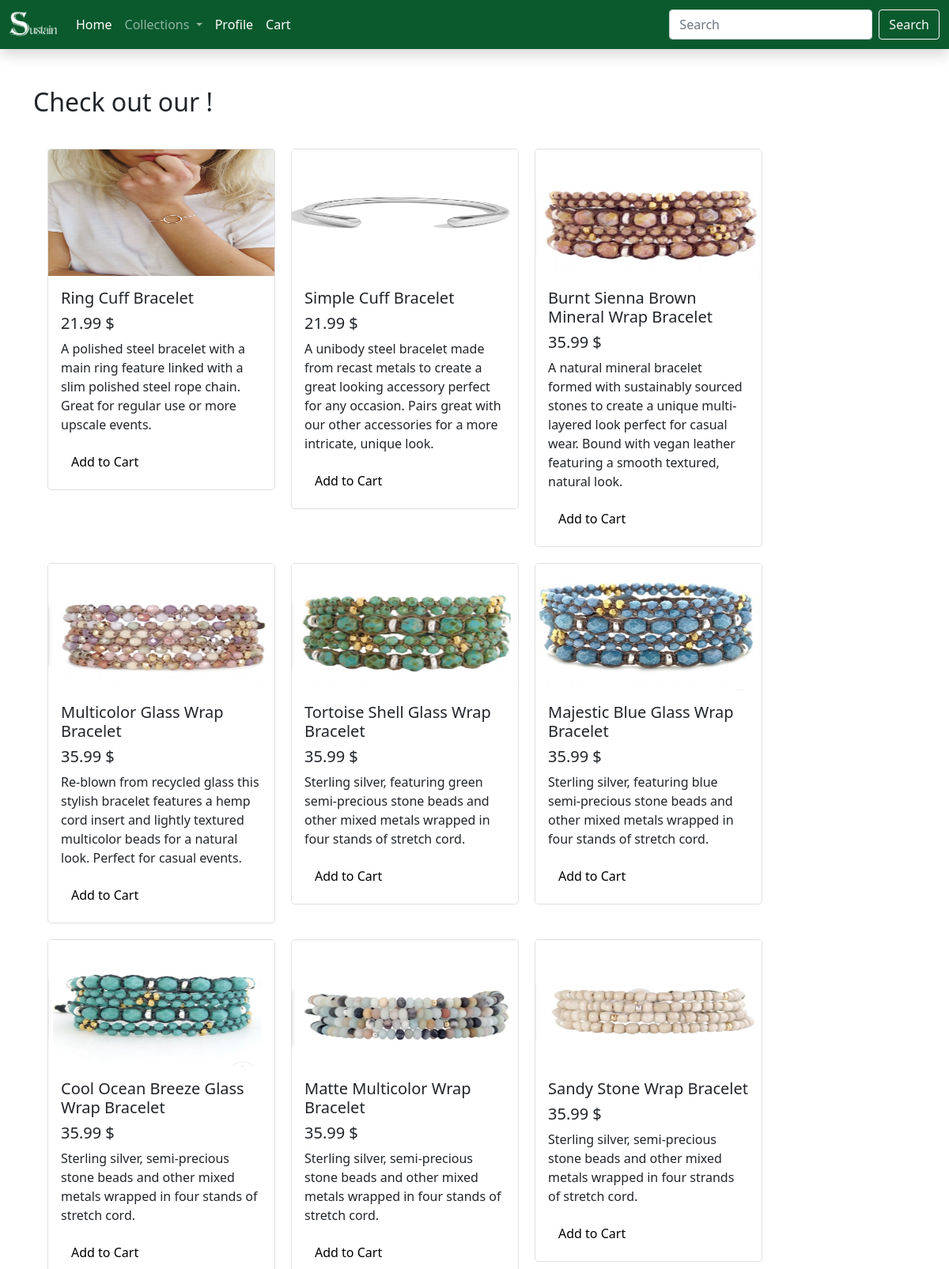
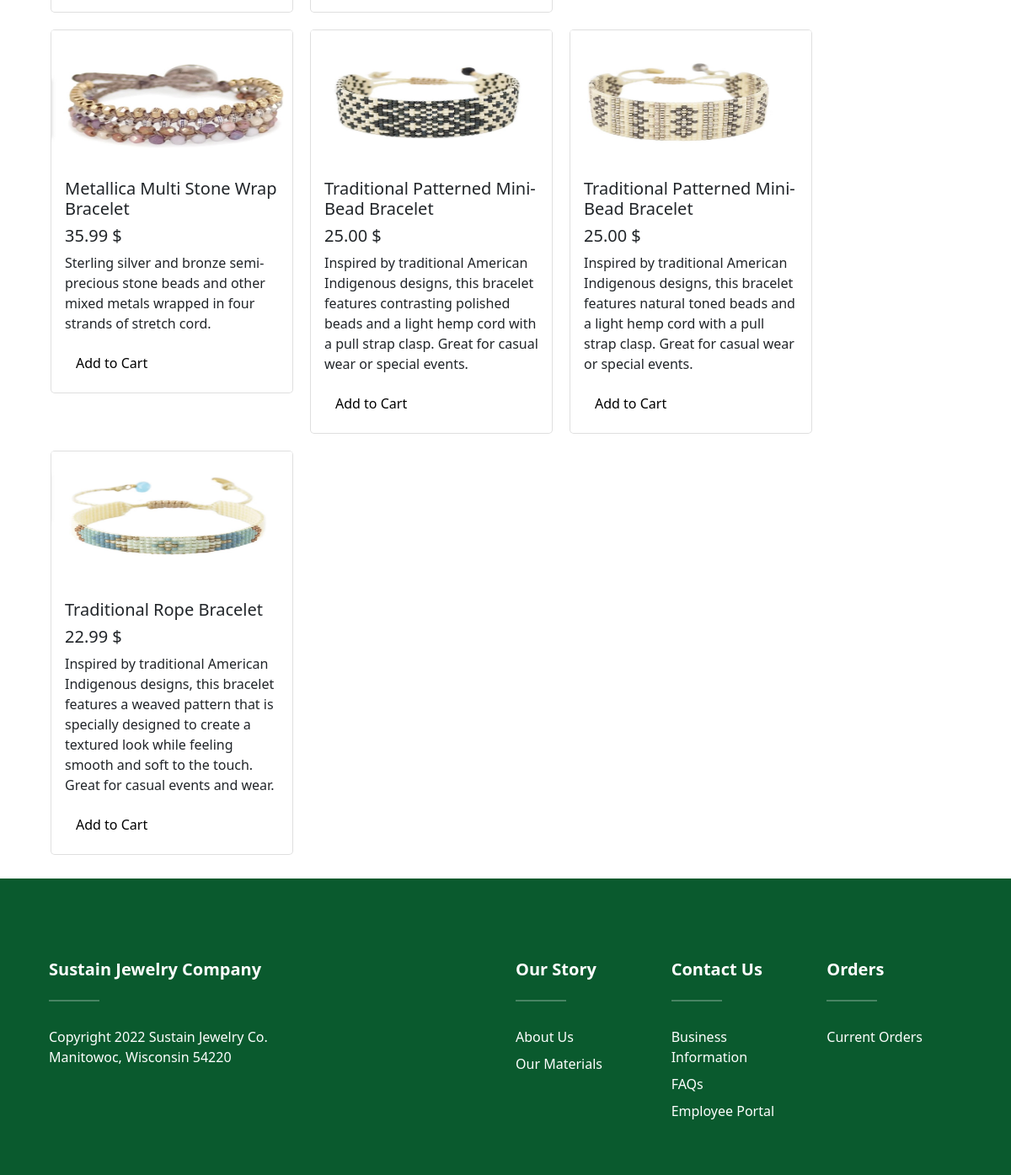
The app's page /bracelets.php with its own data (2 pictures, top to bottom).
### tables this page shows
CREATE TABLE `products` (
  `productId` int(9) NOT NULL,
  `name` varchar(70) NOT NULL,
  `price` decimal(10,2) NOT NULL,
  `category` varchar(50) NOT NULL,
  `description` varchar(255) NOT NULL,
  `img` varchar(255) NOT NULL,
  `keywords` varchar(250) NOT NULL
);

### bracelets.php (the view, shortened to what this page needs)
<!DOCTYPE html>
<html>
<head>
    <link rel="stylesheet" href="assets/css/style.css">
</head>
<body class="">
    <div class="container">
        <br><br><h2>Check out our !</h2><br>
       <div class="row">
                <div class="cardComponent">
                    <?php
                    $userId = $_SESSION["userId"];
                    require_once("connect-db.php");
                    $sql = "select * from products WHERE category LIKE 'Bracelets%'";
                    $statement1 = $db->prepare($sql);
                    $statement1 -> bindValue(':userId' , $userId);
                    if($statement1->execute()){
                        $products = $statement1->fetchAll();
                    }else{
                        $error1= "Error finding items.";
                    }
                ?>
                    <?php
                            foreach($products as $c){?>
                                    <div class="" >
                                        <div class="card" style="width: 18rem;">
                                            <img src="<?php echo $c["img"];?>" class="card-img-top" alt="...">
                                            <div class="card-body">
                                                <h5 class="card-title"><?php echo $c["name"];?></h5>
                                                <h5 class="card-title"> <?php echo $c["price"]." $";?></h5>
                                                <p class="card-text"><?php echo $c["description"];?></p>
                                                <form action="addcart.php" method="post">
                                                    <button class="btn btn-primary" type="submit">Add to Cart</button>
                                                </form>
                                            </div>
                                        </div>
                                    </div>
                        <?php } ?>
                    </div>
           </div>
       </div>
</body>
<?php include("navfooter.php");?>
</html>

### navfooter.php
<footer class="footer">
  <div class="container">
    <div class="row">
  <div class="container mt-5">
    <div class="row text-white justify-content-center mt-3 pb-3">
      <div class="col-12 col-sm-6 col-lg-6 mx-auto">
        <h5 class="text-capitalize fw-bold">Sustain Jewelry Company</h5>
        <hr class="bg-white d-inline-block mb-4" style="width: 60px; height: 2px;">
        <li class="list-inline company-list">
          Copyright 2022 Sustain Jewelry Co.
        </li>
        <li class="list-inline company-list">
          Manitowoc, Wisconsin 54220
        </li>
      </div>
      <div class="col-12 col-sm-6 col-lg-2 mb-4 mx-auto">
        <h5 class="text-capitalize fw-bold">Our Story</h5>
        <hr class="bg-white d-inline-block mb-4" style="width: 60px; height: 2px;">
        <ul class="list-inline company-list">
          <li><a href="ourStory.php">About Us</a></li>
          <li><a href="materials.php">Our Materials</a></li>
        </ul>
      </div>
      <div class="col-12 col-sm-6 col-lg-2 mb-4 mx-auto">
        <h5 class="text-capitalize fw-bold">contact us</h5>
        <hr class="bg-white d-inline-block mb-4" style="width: 60px; height: 2px;">
        <ul class="list-inline company-list">
          <li><a href="contact.php">Business Information</a></li>
          <li><a href="profile.php">FAQs</a></li>
          <li><a href="admin.php">Employee Portal</a></li>
        </ul>
      </div>
      <div class="col-12 col-sm-6 col-lg-2 mb-4 mx-auto">
        <h5 class="text-capitalize fw-bold">orders</h5>
        <hr class="bg-white d-inline-block mb-4" style="width: 60px; height: 2px;">
        <ul class="list-inline company-list">
          <li><a href="account.php">Current Orders</a></li>
        </ul>
      </div>
    </div>
  </div>
</footer>

### records on screen
products: img (picture), name "Ring Cuff Bracelet", price "21.99", description "A polished steel bracelet with a main ring feature linked with a slim polished steel rope chain. Great for regular use or more upscale events."
products: img (picture), name "Simple Cuff Bracelet", price "21.99", description "A unibody steel bracelet made from recast metals to create a great looking accessory perfect for any occasion. Pairs great with our other accessories for a more intricate, unique look."
products: img (picture), name "Burnt Sienna Brown Mineral Wrap Bracelet", price "35.99", description "A natural mineral bracelet formed with sustainably sourced stones to create a unique multi-layered look perfect for casual wear. Bound with vegan leather featuring a smooth textured, natural look."
products: img (picture), name "Multicolor Glass Wrap Bracelet", price "35.99", description "Re-blown from recycled glass this stylish bracelet features a hemp cord insert and lightly textured multicolor beads for a natural look. Perfect for casual events."
products: img (picture), name "Tortoise Shell Glass Wrap Bracelet", price "35.99", description "Sterling silver, featuring green semi-precious stone beads and other mixed metals wrapped in four stands of stretch cord."
products: img (picture), name "Majestic Blue Glass Wrap Bracelet", price "35.99", description "Sterling silver, featuring blue semi-precious stone beads and other mixed metals wrapped in four stands of stretch cord."
products: img (picture), name "Cool Ocean Breeze Glass Wrap Bracelet", price "35.99", description "Sterling silver, semi-precious stone beads and other mixed metals wrapped in four stands of stretch cord."
products: img (picture), name "Matte Multicolor Wrap Bracelet", price "35.99", description "Sterling silver, semi-precious stone beads and other mixed metals wrapped in four stands of stretch cord."
products: img (picture), name "Sandy Stone Wrap Bracelet", price "35.99", description "Sterling silver, semi-precious stone beads and other mixed metals wrapped in four strands of stretch cord."
products: img (picture), name "Metallica Multi Stone Wrap Bracelet", price "35.99", description "Sterling silver and bronze semi-precious stone beads and other mixed metals wrapped in four strands of stretch cord."
products: img (picture), name "Traditional Patterned Mini-Bead Bracelet", price "25.00", description "Inspired by traditional American Indigenous designs, this bracelet features contrasting polished beads and a light hemp cord with a pull strap clasp. Great for casual wear or special events."
products: img (picture), name "Traditional Patterned Mini-Bead Bracelet", price "25.00", description "Inspired by traditional American Indigenous designs, this bracelet features natural toned beads and a light hemp cord with a pull strap clasp. Great for casual wear or special events."
products: img (picture), name "Traditional Rope Bracelet", price "22.99", description "Inspired by traditional American Indigenous designs, this bracelet features a weaved pattern that is specially designed to create a textured look while feeling smooth and soft to the touch. Great for casual events and wear."
